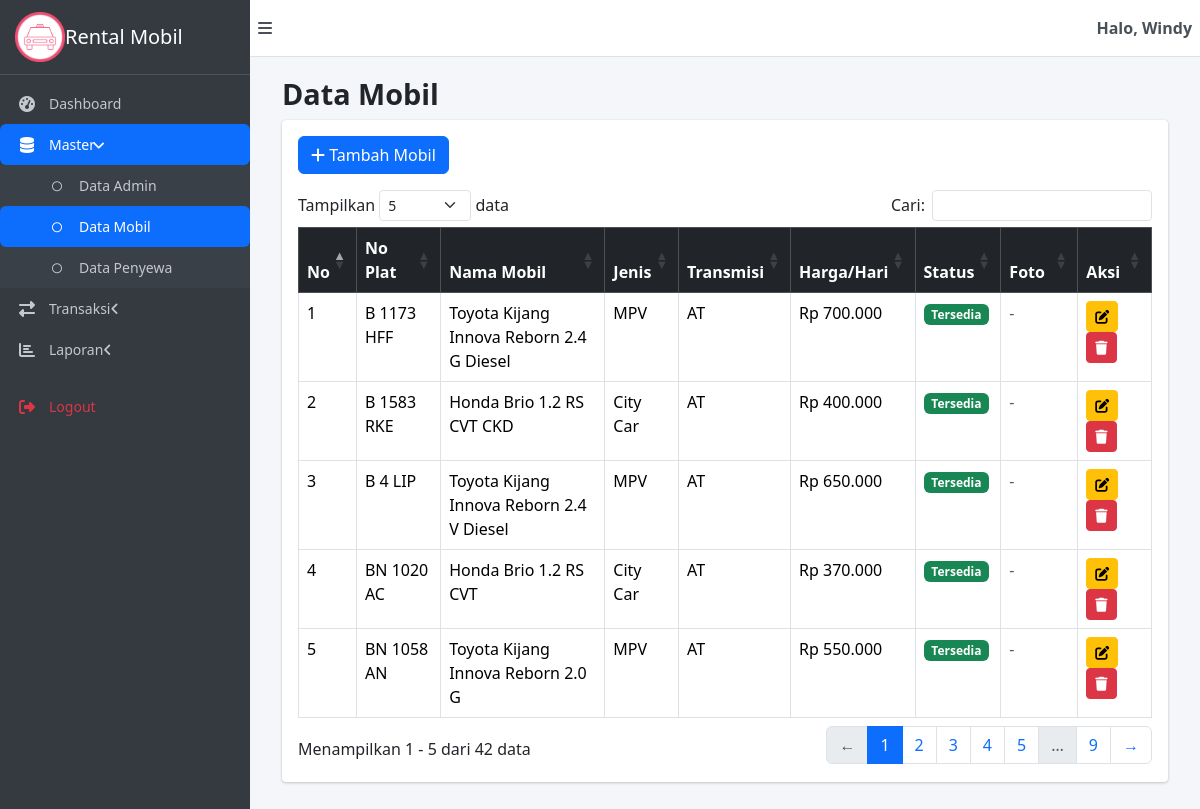
/admin/controller/mmobil_controller.php (signed in), run on the app's committed database.
### tables this page shows
CREATE TABLE `t_mobil` (
  `no_plat` varchar(15) NOT NULL,
  `nm_mobil` varchar(40) NOT NULL,
  `nkursi` tinyint(1) NOT NULL,
  `nbagasi` tinyint(1) NOT NULL,
  `jns_mobil` enum('SUV','MPV','City Car') DEFAULT NULL,
  `transmisi` enum('AT','MT') DEFAULT NULL,
  `thn_buat` year NOT NULL,
  `ft_depan` varchar(100) DEFAULT NULL,
  `ft_blkg` varchar(100) DEFAULT NULL,
  `ft_interior` varchar(100) DEFAULT NULL,
  `hrg_hari` mediumint NOT NULL,
  `cttn_unit` varchar(500) NOT NULL,
  `status_unit` enum('tersedia','disewa','tidaktersedia') NOT NULL DEFAULT 'tersedia'
);

### admin/controller/mmobil_controller.php (called while the page is built, shortened)
<?php
require_once __DIR__ . '/../../konfig/koneksi.php';
require_once __DIR__ . '/../model/mmobil_model.php';
$model = new MMobil();
$aksi = $_GET['aksi'] ?? 'index';
$pesan = '';
$tipe_pesan = '';
switch ($aksi) {
  case 'index':
    $data_mobil = $model->getAll();
    break;
}
$data_untuk_view = [
  'judul_halaman' => 'Data Mobil',
  'nama_admin'    => $_SESSION['admin_username'],
  'data_mobil'    => $data_mobil ?? [],
  'aksi'          => $aksi,
  'mobil_dipilih' => $mobil_dipilih ?? null,
  'pesan'         => $pesan,
  'tipe_pesan'    => $tipe_pesan
];
extract($data_untuk_view);
require_once __DIR__ . '/../view/mmobil_view.php';

### konfig/koneksi.php (called while the page is built, shortened)
<?php
class Database
{
  private $pdo;
  public function __construct($host, $dbname, $username, $password)
  {
    $dsn = "mysql:host=$host;dbname=$dbname;charset=utf8mb4";
    $options = [
      PDO::ATTR_ERRMODE            => PDO::ERRMODE_EXCEPTION,
      PDO::ATTR_DEFAULT_FETCH_MODE => PDO::FETCH_ASSOC,
    ];
    $this->pdo = new PDO($dsn, $username, $password, $options);
  }
  public function select($tabel, $data = [])
  {
    $sql = "SELECT * FROM $tabel";
    $values = [];
    $stmt = $this->pdo->prepare($sql);
    $stmt->execute($values);
    return $stmt->fetchAll();
  }
}
$host = 'localhost';
$db   = 'db_dpwl_windy';
$user = 'root';
$pass = '';
$conn = new Database($host, $db, $user, $pass);

### admin/model/mmobil_model.php (called while the page is built, shortened)
<?php
require_once __DIR__ . '/../../konfig/koneksi.php';
class MMobil
{
  private $conn;
  private $tabel = 't_mobil';
  public function __construct()
  {
    global $conn;
    $this->conn = $conn;
  }
  public function getAll()
  {
    return $this->conn->select($this->tabel);
  }
}

### admin/view/mmobil_view.php (the view, shortened to what this page needs)
<?php require_once __DIR__ . '/header.php'; ?>
<div class="card">
  <div class="card-body">
    <a href="<?= BASE_URL ?>admin/controller/mmobil_controller.php?aksi=tambah" class="btn btn-primary mb-3">
      <i class="fas fa-plus"></i> Tambah Mobil
    </a>
    <div class="table-responsive">
      <table class="table table-bordered table-hover datatable">
        <thead class="table-dark">
          <tr>
            <th>No</th>
            <th>No Plat</th>
            <th>Nama Mobil</th>
            <th>Jenis</th>
            <th>Transmisi</th>
            <th>Harga/Hari</th>
            <th>Status</th>
            <th>Foto</th>
            <th>Aksi</th>
          </tr>
        </thead>
        <tbody>
          <?php if (!empty($data_mobil)): ?>
            <?php $no = 1;
            foreach ($data_mobil as $mobil): ?>
              <tr>
                <td><?= $no++ ?></td>
                <td><?= htmlspecialchars($mobil['no_plat']) ?></td>
                <td><?= htmlspecialchars($mobil['nm_mobil']) ?></td>
                <td><?= htmlspecialchars($mobil['jns_mobil']) ?></td>
                <td><?= htmlspecialchars($mobil['transmisi']) ?></td>
                <td>Rp <?= number_format($mobil['hrg_hari'], 0, ',', '.') ?></td>
                <td>
                  <span class="badge bg-<?= $mobil['status_unit'] === 'tersedia' ? 'success' : ($mobil['status_unit'] === 'disewa' ? 'warning' : 'danger') ?>">
                    <?= ucfirst($mobil['status_unit']) ?>
                  </span>
                </td>
                <td>
                  <?php if (!empty($mobil['ft_depan'])): ?>
                    <img src="<?= BASE_URL ?>uploads/mobil/<?= htmlspecialchars($mobil['ft_depan']) ?>"
                      width="60" class="rounded" alt="Foto Mobil">
                  <?php else: ?>
                    <span class="text-muted">-</span>
                  <?php endif; ?>
                </td>
                <td>
                  <a href="<?= BASE_URL ?>admin/controller/mmobil_controller.php?aksi=ubah&no_plat=<?= urlencode($mobil['no_plat']) ?>"
                    class="btn btn-sm btn-warning" title="Ubah">
                    <i class="fas fa-edit"></i>
                  </a>
                  <a href="<?= BASE_URL ?>admin/controller/mmobil_controller.php?aksi=hapus&no_plat=<?= urlencode($mobil['no_plat']) ?>"
                    class="btn btn-sm btn-danger"
                    onclick="return confirm('Yakin ingin menghapus mobil ini?')" title="Hapus">
                    <i class="fas fa-trash"></i>
                  </a>
                </td>
              </tr>
            <?php endforeach; ?>
          <?php else: ?>
            <tr>
              <td colspan="9" class="text-center">Tidak ada data mobil</td>
            </tr>
          <?php endif; ?>
        </tbody>
      </table>
    </div>
  </div>
</div>
<?php require_once __DIR__ . '/footer.php'; ?>

### aset/style-dashboard.css (style rules this page uses)
* { margin: 0; padding: 0; box-sizing: border-box; }
body { font-family: 'Segoe UI', Tahoma, Geneva, Verdana, sans-serif; background-color: #f4f6f9; overflow-x: hidden; }
.card { border: none; border-radius: 0.25rem; box-shadow: 0 0 1px rgba(0, 0, 0, .125), 0 1px 3px rgba(0, 0, 0, .2); margin-bottom: 1rem; }
.card-body { padding: 1rem; }

### data on the page
t_mobil: no_plat "B 1173 HFF", nm_mobil "Toyota Kijang Innova Reborn 2.4 G Diesel", jns_mobil "MPV", transmisi "AT", hrg_hari "700.000", status_unit "Tersedia"
t_mobil: no_plat "B 1583 RKE", nm_mobil "Honda Brio 1.2 RS CVT CKD", jns_mobil "City Car", transmisi "AT", hrg_hari "400.000", status_unit "Tersedia"
t_mobil: no_plat "B 4 LIP", nm_mobil "Toyota Kijang Innova Reborn 2.4 V Diesel", jns_mobil "MPV", transmisi "AT", hrg_hari "650.000", status_unit "Tersedia"
t_mobil: no_plat "BN 1020 AC", nm_mobil "Honda Brio 1.2 RS CVT", jns_mobil "City Car", transmisi "AT", hrg_hari "370.000", status_unit "Tersedia"
t_mobil: no_plat "BN 1058 AN", nm_mobil "Toyota Kijang Innova Reborn 2.0 G", jns_mobil "MPV", transmisi "AT", hrg_hari "550.000", status_unit "Tersedia"

### other printed values
$nama_admin "Windy"
$judul_halaman "Data Mobil"
